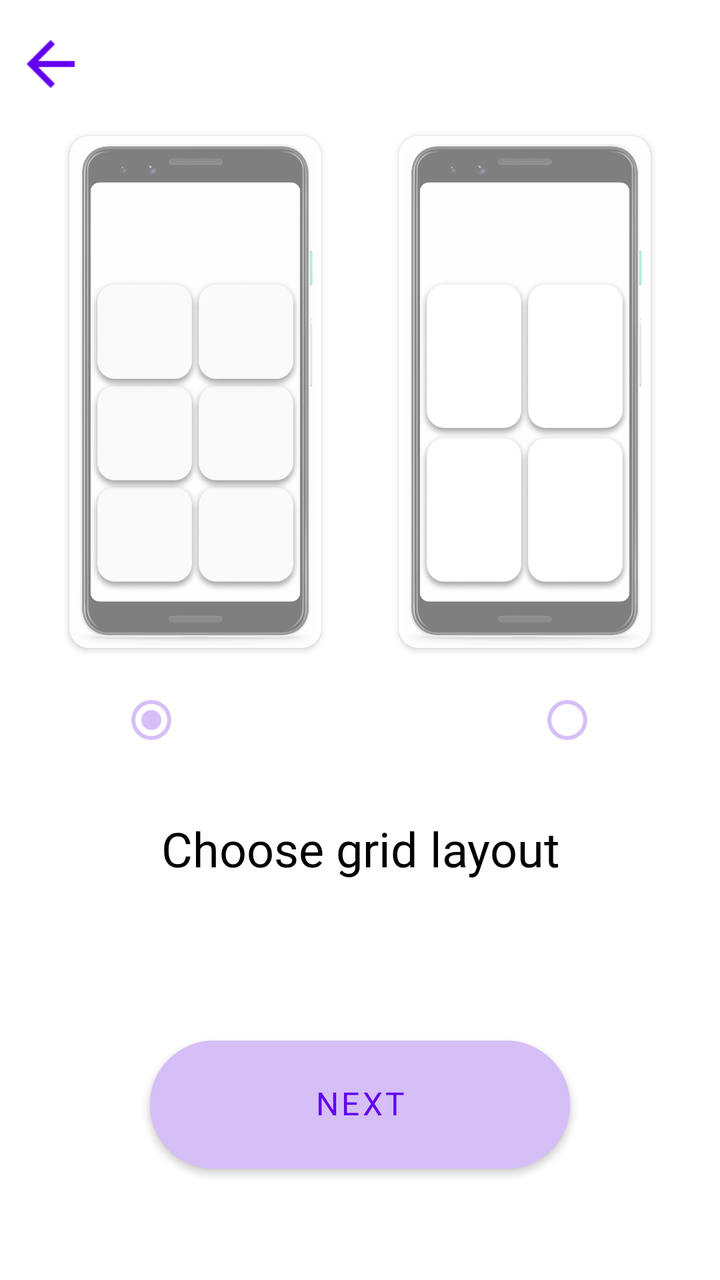
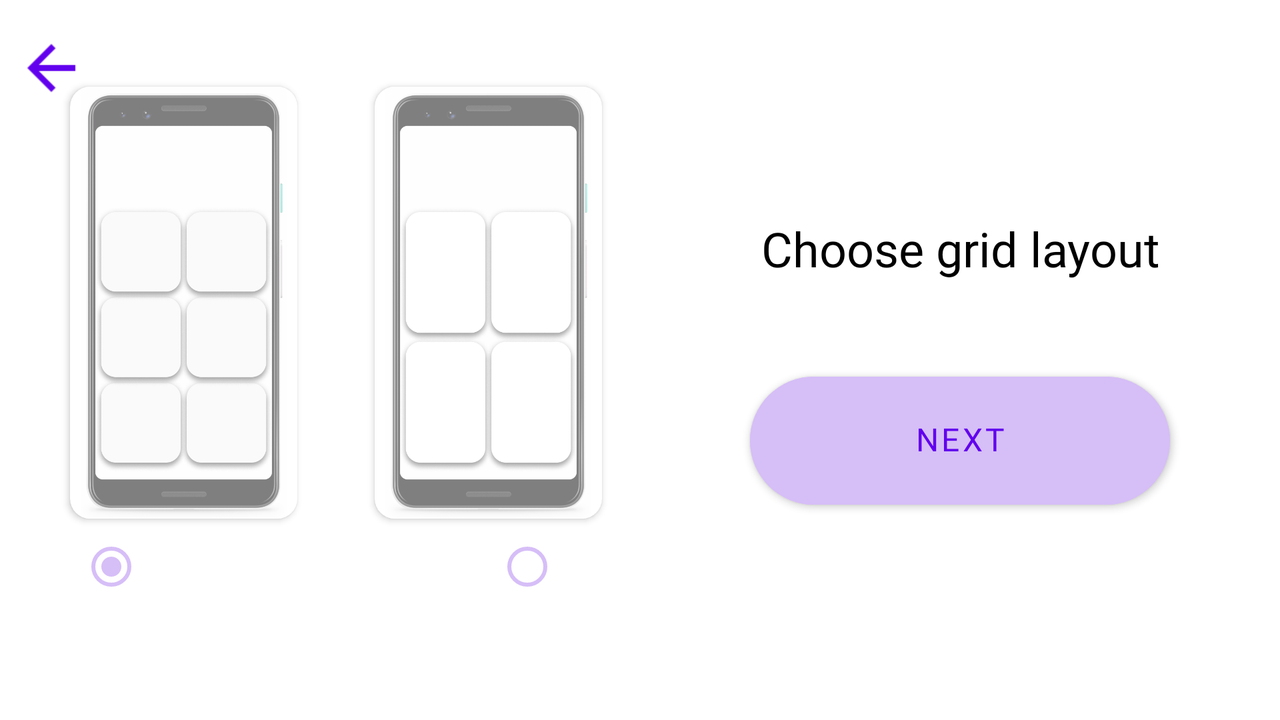

The same Android screen from two of the app's own layout files: first res/layout/ as a phone draws it, then the repository's variant for another configuration, drawn on a device whose configuration selects that folder. Both files follow.
<!-- AndroidManifest.xml: application theme ElementaryLauncherTheme -->
<!-- res/layout/fragment_layout_pick_screen.xml -->
<?xml version="1.0" encoding="utf-8"?>

<androidx.constraintlayout.widget.ConstraintLayout xmlns:android="http://schemas.android.com/apk/res/android"
    xmlns:app="http://schemas.android.com/apk/res-auto"
    android:layout_width="match_parent"
    android:layout_height="match_parent"
    android:background="@color/backgroundColor">

    <ImageButton
        android:id="@+id/backButton"
        android:layout_width="0dp"
        android:layout_height="0dp"
        android:layout_marginStart="16dp"
        android:layout_marginTop="16dp"
        android:background="?android:attr/actionBarItemBackground"
        android:backgroundTint="#00FFFFFF"
        android:contentDescription="@string/backButtonContentDescription"
        android:scaleType="center"
        android:scaleX="1.5"
        android:scaleY="1.5"
        app:layout_constraintEnd_toStartOf="@+id/twoByThreeCard"
        app:layout_constraintHeight_percent="0.05"
        app:layout_constraintStart_toStartOf="parent"
        app:layout_constraintTop_toTopOf="parent"
        app:layout_constraintWidth_percent="0.09"
        app:srcCompat="@drawable/ic_back"
        app:tint="@color/backButtonBackgroundColor" />

    <androidx.cardview.widget.CardView
        android:id="@+id/twoByThreeCard"
        android:layout_width="0dp"
        android:layout_height="0dp"
        android:layout_marginStart="16dp"
        android:layout_marginEnd="10dp"
        android:clickable="true"
        android:focusable="true"
        android:foreground="?android:attr/selectableItemBackground"
        app:cardBackgroundColor="@color/layoutCardBackgroundColor"
        app:cardCornerRadius="10dp"
        app:layout_constraintBottom_toTopOf="@+id/radioGroup"
        app:layout_constraintEnd_toStartOf="@+id/twoByTwoCard"
        app:layout_constraintHeight_percent="0.4"
        app:layout_constraintStart_toStartOf="parent"
        app:layout_constraintTop_toTopOf="parent"
        app:layout_constraintVertical_bias="0.85"
        app:layout_constraintWidth_percent="0.35">

        <androidx.constraintlayout.widget.ConstraintLayout
            android:layout_width="match_parent"
            android:layout_height="match_parent">

            <ImageView
                android:id="@+id/gridImageTwoByThree"
                android:layout_width="match_parent"
                android:layout_height="match_parent"
                android:contentDescription="@string/gridImageTwoByThreeDescription"
                android:scaleType="fitCenter"
                app:layout_constraintBottom_toBottomOf="parent"
                app:layout_constraintEnd_toEndOf="parent"
                app:layout_constraintStart_toStartOf="parent"
                app:layout_constraintTop_toTopOf="parent"
                app:srcCompat="@drawable/grid_image_two_by_three" />

        </androidx.constraintlayout.widget.ConstraintLayout>
    </androidx.cardview.widget.CardView>

    <androidx.cardview.widget.CardView
        android:id="@+id/twoByTwoCard"
        android:layout_width="0dp"
        android:layout_height="0dp"
        android:layout_marginStart="10dp"
        android:layout_marginEnd="16dp"
        android:clickable="true"
        android:focusable="true"
        android:foreground="?android:attr/selectableItemBackground"
        app:cardBackgroundColor="@color/layoutCardBackgroundColor"
        app:cardCornerRadius="10dp"
        app:layout_constraintBottom_toTopOf="@+id/radioGroup"
        app:layout_constraintEnd_toEndOf="parent"
        app:layout_constraintHeight_percent="0.4"
        app:layout_constraintStart_toEndOf="@+id/twoByThreeCard"
        app:layout_constraintTop_toTopOf="parent"
        app:layout_constraintVertical_bias="0.85"
        app:layout_constraintWidth_percent="0.35">

        <androidx.constraintlayout.widget.ConstraintLayout
            android:layout_width="match_parent"
            android:layout_height="match_parent">

            <ImageView
                android:id="@+id/gridImageTwoByTwo"
                android:layout_width="match_parent"
                android:layout_height="match_parent"
                android:contentDescription="@string/gridImageTwoByTwoDescription"
                android:scaleType="fitCenter"
                app:layout_constraintBottom_toBottomOf="parent"
                app:layout_constraintEnd_toEndOf="parent"
                app:layout_constraintStart_toStartOf="parent"
                app:layout_constraintTop_toTopOf="parent"
                app:srcCompat="@drawable/grid_image_two_by_two" />
        </androidx.constraintlayout.widget.ConstraintLayout>
    </androidx.cardview.widget.CardView>

    <RadioGroup
        android:id="@+id/radioGroup"
        android:layout_width="240dp"
        android:layout_height="wrap_content"
        android:orientation="horizontal"
        app:layout_constraintBottom_toTopOf="@+id/secondGuideline"
        app:layout_constraintEnd_toEndOf="parent"
        app:layout_constraintHorizontal_bias="0.497"
        app:layout_constraintStart_toStartOf="parent"
        app:layout_constraintVertical_chainStyle="spread_inside">

        <RadioButton
            android:id="@+id/twoByThreeRadio"
            android:layout_width="0dp"
            android:layout_height="wrap_content"
            android:layout_weight="1"
            android:buttonTint="@color/radioButtonColor"
            android:checked="true"
            android:layoutDirection="ltr" />

        <RadioButton
            android:id="@+id/twoByTwoRadio"
            android:layout_width="0dp"
            android:layout_height="wrap_content"
            android:layout_weight="1"
            android:buttonTint="@color/radioButtonColor"
            android:layoutDirection="rtl" />
    </RadioGroup>

    <androidx.constraintlayout.widget.Guideline
        android:id="@+id/secondGuideline"
        android:layout_width="wrap_content"
        android:layout_height="wrap_content"
        android:orientation="horizontal"
        app:layout_constraintGuide_percent="0.6" />

    <androidx.constraintlayout.widget.Guideline
        android:id="@+id/firstGuideline"
        android:layout_width="wrap_content"
        android:layout_height="wrap_content"
        android:orientation="horizontal"
        app:layout_constraintGuide_percent="0.55" />

    <TextView
        android:id="@+id/layoutPickHint"
        android:layout_width="0dp"
        android:layout_height="wrap_content"
        android:layout_marginBottom="64dp"
        android:fontFamily="@font/manrope_semibold"
        android:text="@string/chooseGridLayoutText"
        android:textAlignment="center"
        android:textColor="@color/textColor"
        android:textSize="24sp"
        app:layout_constraintBottom_toTopOf="@+id/nextButton"
        app:layout_constraintEnd_toEndOf="parent"
        app:layout_constraintStart_toStartOf="parent"
        app:layout_constraintTop_toTopOf="@+id/firstGuideline"
        app:layout_constraintVertical_chainStyle="packed" />

    <Button
        android:id="@+id/nextButton"
        android:layout_width="210dp"
        android:layout_height="64dp"
        android:layout_marginTop="16dp"
        android:backgroundTint="@color/nextButtonBackgroundColor"
        android:fontFamily="@font/manrope_medium"
        android:includeFontPadding="false"
        android:insetTop="0dp"
        android:insetBottom="0dp"
        android:minWidth="0dp"
        android:minHeight="0dp"
        android:text="@string/nextButtonText"
        android:textColor="@color/nextButtonTextColor"
        android:textSize="16sp"
        app:cornerRadius="80dp"
        app:layout_constraintBottom_toBottomOf="parent"
        app:layout_constraintEnd_toEndOf="parent"
        app:layout_constraintStart_toStartOf="parent"
        app:layout_constraintTop_toBottomOf="@+id/layoutPickHint" />

</androidx.constraintlayout.widget.ConstraintLayout>
<!-- resources referenced by this layout -->
<resources>
  <color name="backButtonBackgroundColor">@color/purple500</color>
  <color name="backgroundColor">@color/white</color>
  <color name="layoutCardBackgroundColor">@color/white</color>
  <color name="nextButtonBackgroundColor">@color/purple200</color>
  <color name="nextButtonTextColor">@color/purple500</color>
  <color name="radioButtonColor">@color/purple200</color>
  <color name="textColor">@color/black</color>
  <!-- drawable grid_image_two_by_three: png bitmap (drawable, 101070 bytes) -->
  <!-- drawable grid_image_two_by_two: png bitmap (drawable, 99587 bytes) -->
  <!-- drawable ic_back (drawable) -->
  <vector android:autoMirrored="true" android:height="24dp"
      android:tint="#ADADAD" android:viewportHeight="24"
      android:viewportWidth="24" android:width="24dp" xmlns:android="http://schemas.android.com/apk/res/android">
      <path android:fillColor="@android:color/white" android:pathData="M20,11H7.83l5.59,-5.59L12,4l-8,8 8,8 1.41,-1.41L7.83,13H20v-2z"/>
  </vector>
  <string name="backButtonContentDescription">Back</string>
  <string name="chooseGridLayoutText">Choose grid layout</string>
  <string name="gridImageTwoByThreeDescription">Image of two by three home layout grid</string>
  <string name="gridImageTwoByTwoDescription">Image of two by two home layout grid</string>
  <string name="nextButtonText">Next</string>
  <style name="ElementaryLauncherTheme" parent="Theme.MaterialComponents.Light.NoActionBar">
          <item name="colorPrimary">@color/purple500</item>
          <item name="colorPrimaryVariant">@color/purple700</item>
          <item name="colorOnPrimary">@color/white</item>
          <item name="colorOnSecondary">@color/black</item>
          <item name="android:statusBarColor">?attr/colorPrimaryVariant</item>
      </style>
  <color name="purple500">#FF6200EE</color>
  <color name="white">#FFFFFFFF</color>
  <color name="purple200">#D6BEF7</color>
  <color name="black">#FF000000</color>
  <color name="purple700">#FF3700B3</color>
</resources>
<!-- res/layout-land/fragment_layout_pick_screen.xml (the repository's variant of the layout above) -->
<!-- drawn on the phone turned sideways -->
<?xml version="1.0" encoding="utf-8"?>

<androidx.constraintlayout.widget.ConstraintLayout xmlns:android="http://schemas.android.com/apk/res/android"
    xmlns:app="http://schemas.android.com/apk/res-auto"
    xmlns:tools="http://schemas.android.com/tools"
    android:layout_width="match_parent"
    android:layout_height="match_parent"
    android:background="@color/backgroundColor">

    <ImageButton
        android:id="@+id/backButton"
        android:layout_width="0dp"
        android:layout_height="0dp"
        android:layout_marginStart="16dp"
        android:layout_marginTop="16dp"
        android:background="?android:attr/actionBarItemBackground"
        android:backgroundTint="#00FFFFFF"
        android:contentDescription="@string/backButtonContentDescription"
        android:scaleType="center"
        android:scaleX="1.5"
        android:scaleY="1.5"
        app:layout_constraintEnd_toStartOf="@+id/twoByThreeCard"
        app:layout_constraintHeight_percent="0.1"
        app:layout_constraintStart_toStartOf="parent"
        app:layout_constraintTop_toTopOf="parent"
        app:layout_constraintWidth_percent="0.09"
        app:srcCompat="@drawable/ic_back"
        app:tint="@color/backButtonBackgroundColor" />

    <androidx.cardview.widget.CardView
        android:id="@+id/twoByThreeCard"
        android:layout_width="wrap_content"
        android:layout_height="0dp"
        android:layout_marginStart="16dp"
        android:layout_marginEnd="10dp"
        android:clickable="true"
        android:focusable="true"
        android:foreground="?android:attr/selectableItemBackground"
        app:cardBackgroundColor="@color/layoutCardBackgroundColor"
        app:cardCornerRadius="10dp"
        app:layout_constraintBottom_toBottomOf="parent"
        app:layout_constraintEnd_toStartOf="@+id/twoByTwoCard"
        app:layout_constraintHeight_percent="0.6"
        app:layout_constraintStart_toStartOf="parent"
        app:layout_constraintTop_toTopOf="parent"
        app:layout_constraintVertical_bias="0.3"
        app:layout_constraintWidth_percent="0.2">

        <androidx.constraintlayout.widget.ConstraintLayout
            android:layout_width="match_parent"
            android:layout_height="match_parent">

            <ImageView
                android:id="@+id/gridImageTwoByThree"
                android:layout_width="0dp"
                android:layout_height="match_parent"
                android:contentDescription="@string/gridImageTwoByThreeDescription"
                android:scaleType="fitCenter"
                app:layout_constraintBottom_toBottomOf="parent"
                app:layout_constraintDimensionRatio="1:1.9"
                app:layout_constraintEnd_toEndOf="parent"
                app:layout_constraintStart_toStartOf="parent"
                app:layout_constraintTop_toTopOf="parent"
                app:srcCompat="@drawable/grid_image_two_by_three" />

        </androidx.constraintlayout.widget.ConstraintLayout>
    </androidx.cardview.widget.CardView>

    <androidx.cardview.widget.CardView
        android:id="@+id/twoByTwoCard"
        android:layout_width="wrap_content"
        android:layout_height="0dp"
        android:layout_marginStart="10dp"
        android:clickable="true"
        android:focusable="true"
        android:foreground="?android:attr/selectableItemBackground"
        app:cardBackgroundColor="@color/layoutCardBackgroundColor"
        app:cardCornerRadius="10dp"
        app:layout_constraintBottom_toBottomOf="parent"
        app:layout_constraintEnd_toStartOf="@+id/halfScreenGuideline"
        app:layout_constraintHeight_percent="0.6"
        app:layout_constraintStart_toEndOf="@+id/twoByThreeCard"
        app:layout_constraintTop_toTopOf="parent"
        app:layout_constraintVertical_bias="0.3"
        app:layout_constraintWidth_percent="0.2">

        <androidx.constraintlayout.widget.ConstraintLayout
            android:layout_width="match_parent"
            android:layout_height="match_parent">

            <ImageView
                android:id="@+id/gridImageTwoByTwo"
                android:layout_width="0dp"
                android:layout_height="match_parent"
                android:contentDescription="@string/gridImageTwoByTwoDescription"
                android:scaleType="fitCenter"
                app:layout_constraintBottom_toBottomOf="parent"
                app:layout_constraintDimensionRatio="1:1.9"
                app:layout_constraintEnd_toEndOf="parent"
                app:layout_constraintStart_toStartOf="parent"
                app:layout_constraintTop_toTopOf="parent"
                app:srcCompat="@drawable/grid_image_two_by_two" />
        </androidx.constraintlayout.widget.ConstraintLayout>
    </androidx.cardview.widget.CardView>

    <RadioGroup
        android:id="@+id/radioGroup"
        android:layout_width="240dp"
        android:layout_height="wrap_content"
        android:orientation="horizontal"
        app:layout_constraintEnd_toStartOf="@+id/halfScreenGuideline"
        app:layout_constraintHorizontal_bias="0.497"
        app:layout_constraintStart_toStartOf="parent"
        app:layout_constraintTop_toBottomOf="@+id/twoByThreeCard"
        app:layout_constraintVertical_chainStyle="spread_inside">

        <RadioButton
            android:id="@+id/twoByThreeRadio"
            android:layout_width="0dp"
            android:layout_height="wrap_content"
            android:layout_weight="1"
            android:buttonTint="@color/radioButtonColor"
            android:checked="true"
            android:layoutDirection="ltr" />

        <RadioButton
            android:id="@+id/twoByTwoRadio"
            android:layout_width="0dp"
            android:layout_height="wrap_content"
            android:layout_weight="1"
            android:buttonTint="@color/radioButtonColor"
            android:layoutDirection="rtl" />
    </RadioGroup>

    <androidx.constraintlayout.widget.Guideline
        android:id="@+id/halfScreenGuideline"
        android:layout_width="wrap_content"
        android:layout_height="wrap_content"
        android:orientation="vertical"
        app:layout_constraintGuide_percent="0.5" />

    <TextView
        android:id="@+id/layoutPickHint"
        android:layout_width="0dp"
        android:layout_height="wrap_content"
        android:layout_marginBottom="32dp"
        android:fontFamily="@font/manrope_semibold"
        android:text="@string/chooseGridLayoutText"
        android:textAlignment="center"
        android:textColor="@color/textColor"
        android:textSize="24sp"
        app:layout_constraintBottom_toTopOf="@+id/nextButton"
        app:layout_constraintEnd_toEndOf="parent"
        app:layout_constraintStart_toStartOf="@+id/halfScreenGuideline"
        app:layout_constraintTop_toTopOf="parent"
        app:layout_constraintVertical_chainStyle="packed" />

    <Button
        android:id="@+id/nextButton"
        android:layout_width="210dp"
        android:layout_height="64dp"
        android:layout_marginTop="16dp"
        android:backgroundTint="@color/nextButtonBackgroundColor"
        android:fontFamily="@font/manrope_medium"
        android:includeFontPadding="false"
        android:insetTop="0dp"
        android:insetBottom="0dp"
        android:minWidth="0dp"
        android:minHeight="0dp"
        android:text="@string/nextButtonText"
        android:textColor="@color/nextButtonTextColor"
        android:textSize="16sp"
        app:cornerRadius="80dp"
        app:layout_constraintBottom_toBottomOf="parent"
        app:layout_constraintEnd_toEndOf="parent"
        app:layout_constraintStart_toStartOf="@+id/halfScreenGuideline"
        app:layout_constraintTop_toBottomOf="@+id/layoutPickHint" />

</androidx.constraintlayout.widget.ConstraintLayout>
